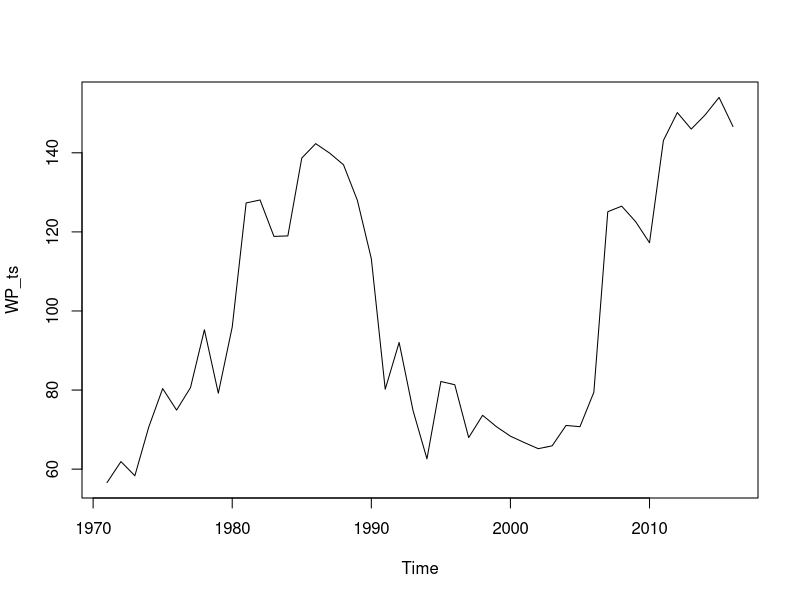
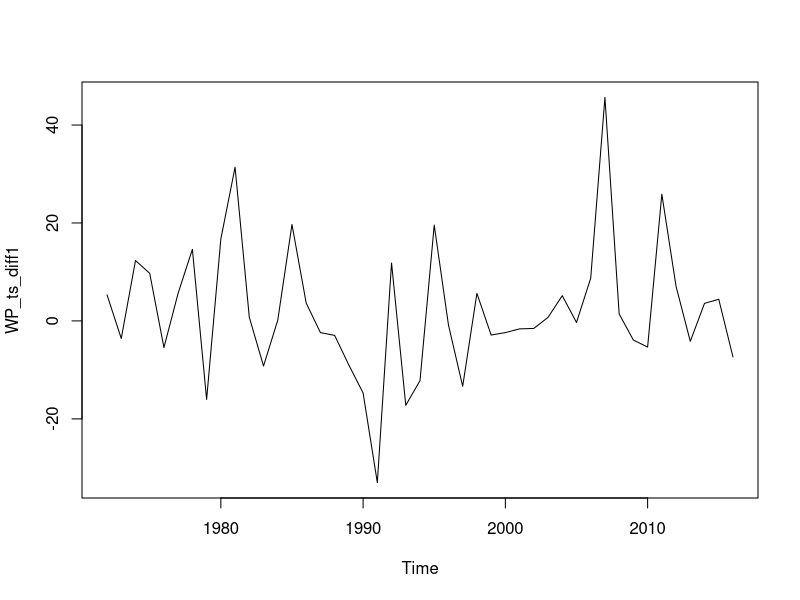
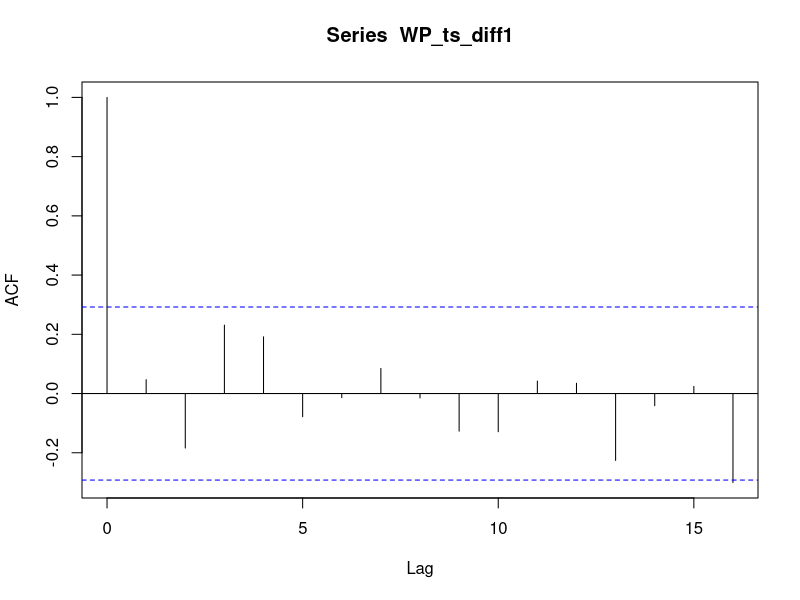
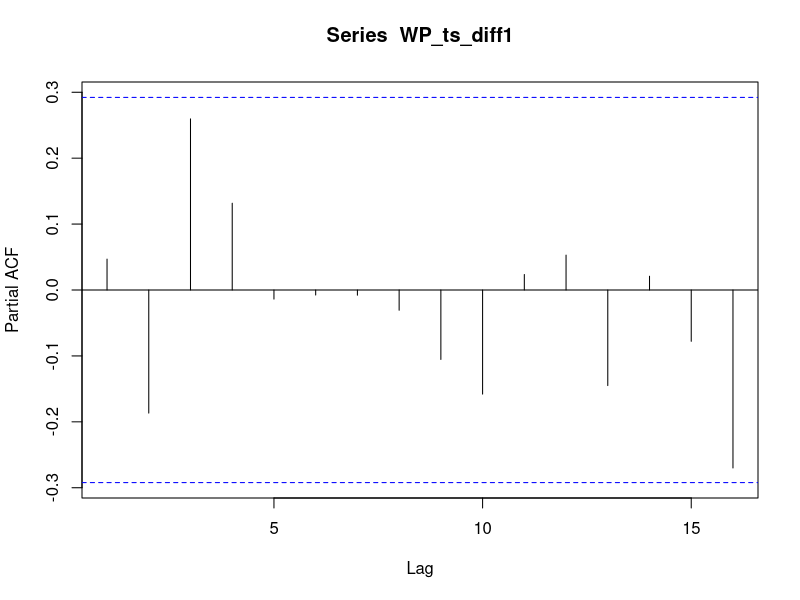
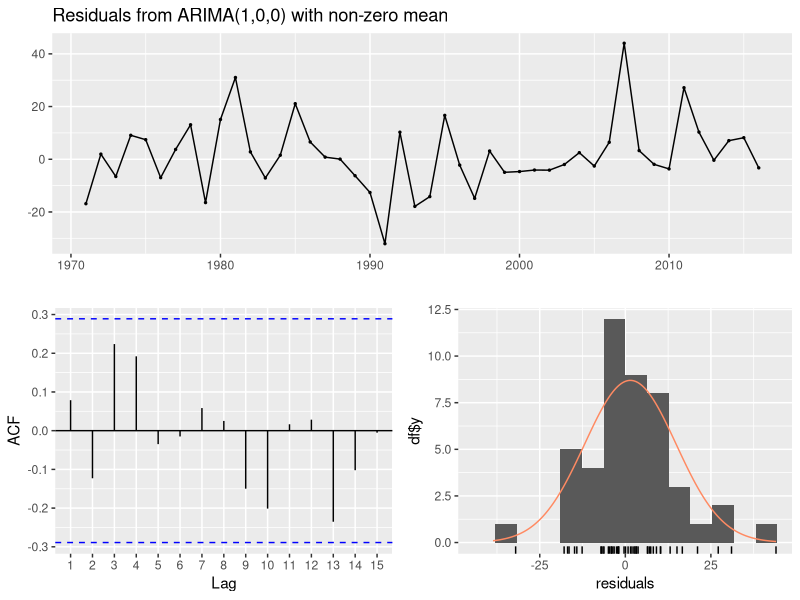
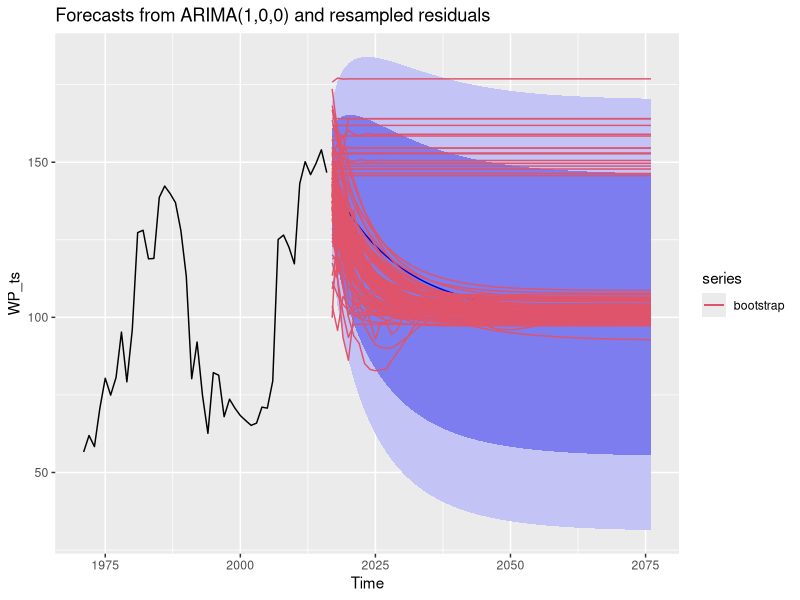

Recreate these plots in R, in order.
######################################################################################################
# This script fits an ARIMA model to a wood price time series in order to make a forecast.
# Uncertainty about wood price forecasts are acknowledged by creating n.boot bootstraps of the 
# residuals of the best ARIMA model fit, adding each of the resampled residuals to the best fit 
# model predictions, fitting an ARIMA to each and making n.boot forecasts respectively.
#
# Questions? naomi.radke@ife.uni-freiburg.de
#
######################################################################################################

# Set working directory
setwd("~/timber price")

# Load required packages
library(forecast) # for fitting arima and forecasting
library(tseries)  # for turning data into time series data
library(ggplot2)  # for plotting

# Load price data as time series
WP <- read.csv("Data/Preis_Index_Buch_1971_2016.csv", sep = ";")# read the data from csv
WP_ts <- ts(WP$price_index, start = 1971)                  # turn it into time series
plot.ts(WP_ts)                                             # check for stationarity 

#### MANUAL AND AUTOMATED ARIMA ######################################

# STEP 1: Test for stationarity/ Identify d

# If non-stationary, use diff to de-trend the data
WP_ts_diff1 <- diff(WP_ts, differences = 1)
plot(WP_ts_diff1)


# Conduct formal test for stationarity

  # e.g. with the Augmented Dickey-Fuller unit root test (p-val should be below 0.05/5%)
  print(adf.test(WP_ts_diff1))


# STEP 2: Identifying p and q
  
  # making a correlogram and partial correlogram
  acf(WP_ts_diff1)    # shows that q is 1
  pacf(WP_ts_diff1)   # shows that p is 0
  
  WP_ts_arima <- Arima(WP_ts, order = c(1,1,0), include.mean = FALSE) # This could be our arima model
  
  
  # Let's see what the automated arima function gives us 
  auto <- auto.arima(WP_ts, stepwise = FALSE, approximation = FALSE, seasonal = FALSE)  # let the auto.arima function do that for us
                                                                      # stepwise+approximation set to FALSE to 
                                                                      # consider all possible models in the search
  summary(auto) # shows the fitted arima model
  
# STEP 3: Check the residuals
  checkresiduals(auto)  # check for normality / ACF = whether autorcorrelations are within threshold
  
  
# STEP 4: Forecast  

  # for the manual arima
  WP_forecast <- forecast(WP_ts_arima, h = 60)
  summary(WP_forecast)
  
  # for the automated arima
  for_auto_arima <- forecast(auto, h = 60)
 
  # plot the best fit arima -> will add uncertain forecast scenario lines to the graph lateron
   g <- autoplot(for_auto_arima)
  


####### CREATING UNCERTAIN SCENARIOS #########################
  
  
  # STEP 1: Create a vector of residuals (fitted vs. data)
  resids <- auto$residuals
  
  # STEP 2: Make n.boot bootstraps of the residuals
  n.boot = 100 # define number of samples
  t = 60      # number of years for forecast
  set.seed(2019)
  boot.resids <- data.frame(replicate(n.boot, sample(resids, length(resids), replace = TRUE)))
  
  boot.for <- data.frame(matrix(0, ncol = t, nrow = n.boot)) # initialize a vector for the forecasts
  
  # STEP 3: For each bootstrap add residuals to best fit arima model, fit a new model and make a forecast
  for(i in 1:n.boot){
    
    # add the residuals to the best fit arima model
    boot.WP <- auto$fitted + boot.resids[,i]
    
    # fit an arima model to the new data
    auto_boot <- auto.arima(boot.WP, stepwise = FALSE, approximation = FALSE, seasonal = FALSE)
    
    # forecast new model
    for_auto_boot <- forecast(auto_boot, h=t)
    
    # save forecasted WP scenarios in a data frame
    boot.for[i,] <- for_auto_boot$mean 
    
    g <- g + autolayer(for_auto_boot$mean)
  }
  

# plot the best fit arima model, its forecast (black line) and n.boot forecast realizations 
  g+
    scale_color_manual(labels = c("bootstrap"), values = c(2))+
    ggtitle("Forecasts from ARIMA(1,0,0) and resampled residuals")
  